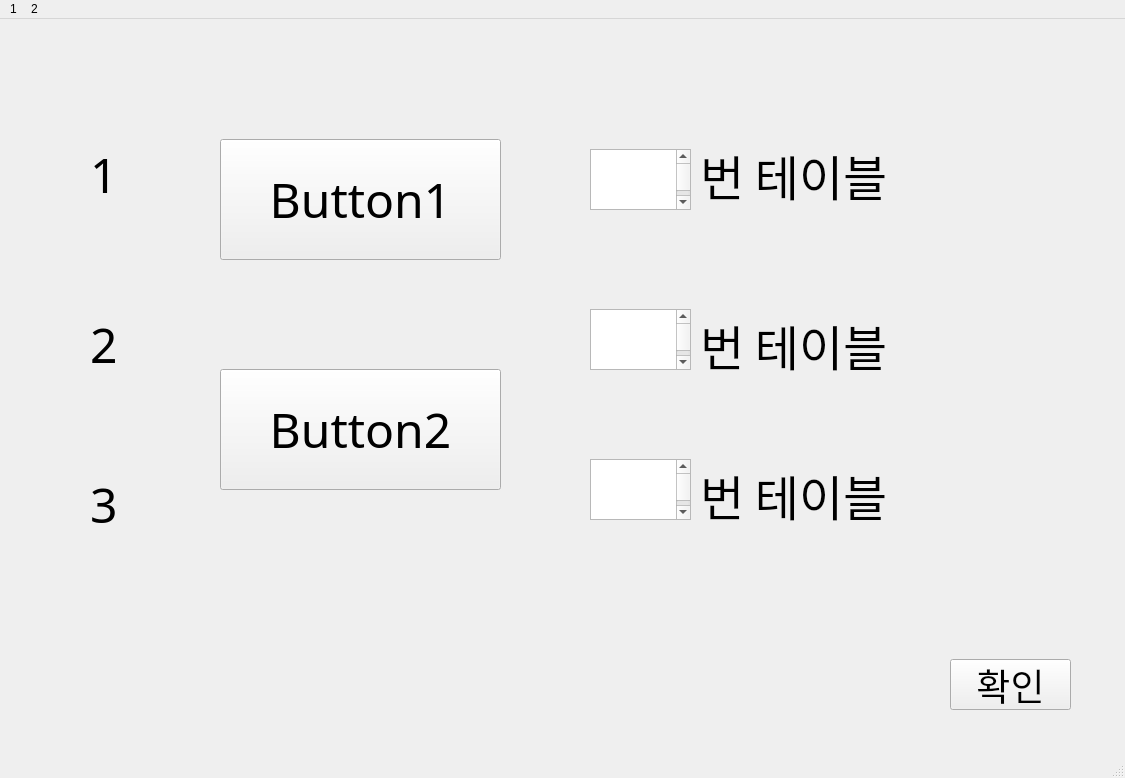
<?xml version="1.0" encoding="UTF-8"?>
<ui version="4.0">
 <class>MainWindow</class>
 <widget class="QMainWindow" name="MainWindow">
  <property name="geometry">
   <rect>
    <x>0</x>
    <y>0</y>
    <width>1125</width>
    <height>778</height>
   </rect>
  </property>
  <property name="windowTitle">
   <string>MainWindow</string>
  </property>
  <widget class="QWidget" name="centralwidget">
   <widget class="QLabel" name="label">
    <property name="geometry">
     <rect>
      <x>90</x>
      <y>120</y>
      <width>191</width>
      <height>71</height>
     </rect>
    </property>
    <property name="font">
     <font>
      <family>더잠실 3 Regular</family>
      <pointsize>36</pointsize>
     </font>
    </property>
    <property name="text">
     <string>1</string>
    </property>
   </widget>
   <widget class="QLabel" name="label_2">
    <property name="geometry">
     <rect>
      <x>90</x>
      <y>290</y>
      <width>191</width>
      <height>70</height>
     </rect>
    </property>
    <property name="font">
     <font>
      <family>더잠실 3 Regular</family>
      <pointsize>36</pointsize>
     </font>
    </property>
    <property name="text">
     <string>2</string>
    </property>
   </widget>
   <widget class="QLabel" name="label_3">
    <property name="geometry">
     <rect>
      <x>90</x>
      <y>450</y>
      <width>191</width>
      <height>71</height>
     </rect>
    </property>
    <property name="font">
     <font>
      <family>더잠실 3 Regular</family>
      <pointsize>36</pointsize>
     </font>
    </property>
    <property name="text">
     <string>3</string>
    </property>
   </widget>
   <widget class="QPlainTextEdit" name="plainTextEdit">
    <property name="geometry">
     <rect>
      <x>590</x>
      <y>130</y>
      <width>101</width>
      <height>61</height>
     </rect>
    </property>
    <property name="font">
     <font>
      <family>더잠실 3 Regular</family>
      <pointsize>36</pointsize>
     </font>
    </property>
    <property name="plainText">
     <string/>
    </property>
   </widget>
   <widget class="QLabel" name="label_4">
    <property name="geometry">
     <rect>
      <x>700</x>
      <y>120</y>
      <width>271</width>
      <height>71</height>
     </rect>
    </property>
    <property name="font">
     <font>
      <family>더잠실 3 Regular</family>
      <pointsize>36</pointsize>
     </font>
    </property>
    <property name="text">
     <string>번 테이블</string>
    </property>
   </widget>
   <widget class="QLabel" name="label_5">
    <property name="geometry">
     <rect>
      <x>700</x>
      <y>290</y>
      <width>271</width>
      <height>71</height>
     </rect>
    </property>
    <property name="font">
     <font>
      <family>더잠실 3 Regular</family>
      <pointsize>36</pointsize>
     </font>
    </property>
    <property name="text">
     <string>번 테이블</string>
    </property>
   </widget>
   <widget class="QLabel" name="label_6">
    <property name="geometry">
     <rect>
      <x>700</x>
      <y>440</y>
      <width>271</width>
      <height>71</height>
     </rect>
    </property>
    <property name="font">
     <font>
      <family>더잠실 3 Regular</family>
      <pointsize>36</pointsize>
     </font>
    </property>
    <property name="text">
     <string>번 테이블</string>
    </property>
   </widget>
   <widget class="QPlainTextEdit" name="plainTextEdit_2">
    <property name="geometry">
     <rect>
      <x>590</x>
      <y>290</y>
      <width>101</width>
      <height>61</height>
     </rect>
    </property>
    <property name="font">
     <font>
      <family>더잠실 3 Regular</family>
      <pointsize>36</pointsize>
     </font>
    </property>
    <property name="plainText">
     <string/>
    </property>
   </widget>
   <widget class="QPlainTextEdit" name="plainTextEdit_3">
    <property name="geometry">
     <rect>
      <x>590</x>
      <y>440</y>
      <width>101</width>
      <height>61</height>
     </rect>
    </property>
    <property name="font">
     <font>
      <family>더잠실 3 Regular</family>
      <pointsize>36</pointsize>
     </font>
    </property>
    <property name="plainText">
     <string/>
    </property>
   </widget>
   <widget class="QPushButton" name="btn_3">
    <property name="geometry">
     <rect>
      <x>950</x>
      <y>640</y>
      <width>121</width>
      <height>51</height>
     </rect>
    </property>
    <property name="font">
     <font>
      <family>더잠실 3 Regular</family>
      <pointsize>28</pointsize>
     </font>
    </property>
    <property name="text">
     <string>확인</string>
    </property>
   </widget>
   <widget class="QPushButton" name="btn_1">
    <property name="geometry">
     <rect>
      <x>220</x>
      <y>120</y>
      <width>281</width>
      <height>121</height>
     </rect>
    </property>
    <property name="font">
     <font>
      <family>더잠실 3 Regular</family>
      <pointsize>36</pointsize>
     </font>
    </property>
    <property name="text">
     <string>Button1</string>
    </property>
   </widget>
   <widget class="QPushButton" name="btn_2">
    <property name="geometry">
     <rect>
      <x>220</x>
      <y>350</y>
      <width>281</width>
      <height>121</height>
     </rect>
    </property>
    <property name="font">
     <font>
      <family>더잠실 3 Regular</family>
      <pointsize>36</pointsize>
     </font>
    </property>
    <property name="text">
     <string>Button2</string>
    </property>
   </widget>
  </widget>
  <widget class="QMenuBar" name="menubar">
   <property name="geometry">
    <rect>
     <x>0</x>
     <y>0</y>
     <width>1125</width>
     <height>26</height>
    </rect>
   </property>
   <widget class="QMenu" name="menu1">
    <property name="title">
     <string>1</string>
    </property>
   </widget>
   <widget class="QMenu" name="menu2">
    <property name="title">
     <string>2</string>
    </property>
   </widget>
   <addaction name="menu1"/>
   <addaction name="menu2"/>
  </widget>
  <widget class="QStatusBar" name="statusbar"/>
 </widget>
 <resources/>
 <connections/>
</ui>
